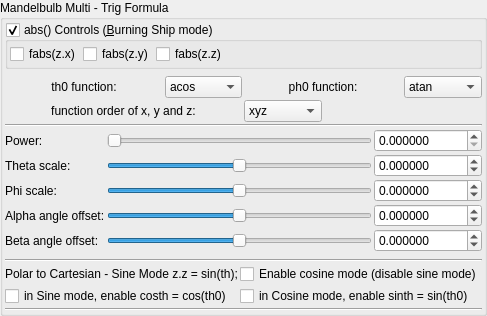
    <widget class="QGroupBox" name="groupBox">
     <property name="title">
      <string>Mandelbulb Multi - Trig Formula</string>
     </property>
     <property name="checkable">
      <bool>false</bool>
     </property>
     <layout class="QVBoxLayout" name="verticalLayout_39" stretch="0,0,0,0,0">
      <property name="spacing">
       <number>2</number>
      </property>
      <property name="leftMargin">
       <number>2</number>
      </property>
      <property name="topMargin">
       <number>2</number>
      </property>
      <property name="rightMargin">
       <number>2</number>
      </property>
      <property name="bottomMargin">
       <number>2</number>
      </property>
      <item>
       <widget class="MyGroupBox" name="groupCheck_transf_function_enabled_false">
        <property name="toolTip">
         <string/>
        </property>
        <property name="title">
         <string>abs() Controls (&amp;Burning Ship mode)</string>
        </property>
        <property name="checkable">
         <bool>true</bool>
        </property>
        <layout class="QVBoxLayout" name="verticalLayout_54">
         <property name="spacing">
          <number>2</number>
         </property>
         <property name="leftMargin">
          <number>2</number>
         </property>
         <property name="topMargin">
          <number>2</number>
         </property>
         <property name="rightMargin">
          <number>2</number>
         </property>
         <property name="bottomMargin">
          <number>2</number>
         </property>
         <item>
          <layout class="QGridLayout" name="gridLayout">
           <item row="0" column="3">
            <spacer name="horizontalSpacer_2">
             <property name="orientation">
              <enum>Qt::Horizontal</enum>
             </property>
             <property name="sizeHint" stdset="0">
              <size>
               <width>40</width>
               <height>20</height>
              </size>
             </property>
            </spacer>
           </item>
           <item row="0" column="2">
            <widget class="QCheckBox" name="checkBox_transf_function_enabledAz_false">
             <property name="text">
              <string notr="true">fabs(z.z)</string>
             </property>
            </widget>
           </item>
           <item row="0" column="1">
            <widget class="QCheckBox" name="checkBox_transf_function_enabledAy_false">
             <property name="text">
              <string notr="true">fabs(z.y)</string>
             </property>
            </widget>
           </item>
           <item row="0" column="0">
            <widget class="QCheckBox" name="checkBox_transf_function_enabledAx_false">
             <property name="text">
              <string notr="true">fabs(z.x)</string>
             </property>
            </widget>
           </item>
          </layout>
         </item>
        </layout>
       </widget>
      </item>
      <item>
       <layout class="QGridLayout" name="gridLayout_75">
        <property name="topMargin">
         <number>5</number>
        </property>
        <item row="2" column="0" colspan="3">
         <widget class="QLabel" name="label_multi1_order_of_xyz_2">
          <property name="text">
           <string>function order of x, y and z:</string>
          </property>
          <property name="alignment">
           <set>Qt::AlignCenter</set>
          </property>
         </widget>
        </item>
        <item row="1" column="5">
         <widget class="QComboBox" name="comboBox_mandelbulbMulti_atan_or_atan2">
          <item>
           <property name="text">
            <string notr="true">atan</string>
           </property>
          </item>
          <item>
           <property name="text">
            <string notr="true">atan2</string>
           </property>
          </item>
         </widget>
        </item>
        <item row="1" column="0" colspan="2">
         <widget class="QLabel" name="label_multi1_th0_function_2">
          <property name="text">
           <string>th0 function:</string>
          </property>
          <property name="alignment">
           <set>Qt::AlignCenter</set>
          </property>
         </widget>
        </item>
        <item row="1" column="3" colspan="2">
         <widget class="QLabel" name="label_multi1_ph0_function_2">
          <property name="text">
           <string>ph0 function:</string>
          </property>
          <property name="alignment">
           <set>Qt::AlignCenter</set>
          </property>
         </widget>
        </item>
        <item row="2" column="3">
         <widget class="QComboBox" name="comboBox_mandelbulbMulti_order_of_xyz">
          <item>
           <property name="text">
            <string notr="true">xyz</string>
           </property>
          </item>
          <item>
           <property name="text">
            <string notr="true">xzy</string>
           </property>
          </item>
          <item>
           <property name="text">
            <string notr="true">yxz</string>
           </property>
          </item>
          <item>
           <property name="text">
            <string notr="true">yzx</string>
           </property>
          </item>
          <item>
           <property name="text">
            <string notr="true">zxy</string>
           </property>
          </item>
          <item>
           <property name="text">
            <string notr="true">zyx</string>
           </property>
          </item>
         </widget>
        </item>
        <item row="1" column="2">
         <widget class="QComboBox" name="comboBox_mandelbulbMulti_acos_or_asin">
          <item>
           <property name="text">
            <string notr="true">acos</string>
           </property>
          </item>
          <item>
           <property name="text">
            <string notr="true">asin</string>
           </property>
          </item>
         </widget>
        </item>
        <item row="3" column="0" colspan="6">
         <widget class="Line" name="line">
          <property name="orientation">
           <enum>Qt::Horizontal</enum>
          </property>
         </widget>
        </item>
       </layout>
      </item>
      <item>
       <layout class="QGridLayout" name="gridLayout_76">
        <property name="spacing">
         <number>2</number>
        </property>
        <item row="2" column="2">
         <widget class="MyDoubleSpinBox" name="spinbox_transf_scaleB_1">
          <property name="sizePolicy">
           <sizepolicy hsizetype="Minimum" vsizetype="Maximum">
            <horstretch>0</horstretch>
            <verstretch>0</verstretch>
           </sizepolicy>
          </property>
          <property name="prefix">
           <string/>
          </property>
          <property name="suffix">
           <string/>
          </property>
          <property name="decimals">
           <number>6</number>
          </property>
          <property name="minimum">
           <double>-99.998999999999995</double>
          </property>
          <property name="maximum">
           <double>99.998999999999995</double>
          </property>
          <property name="singleStep">
           <double>0.100000000000000</double>
          </property>
         </widget>
        </item>
        <item row="3" column="2">
         <widget class="MyDoubleSpinBox" name="spinbox_alpha_angle_offset">
          <property name="sizePolicy">
           <sizepolicy hsizetype="Minimum" vsizetype="Maximum">
            <horstretch>0</horstretch>
            <verstretch>0</verstretch>
           </sizepolicy>
          </property>
          <property name="prefix">
           <string/>
          </property>
          <property name="suffix">
           <string/>
          </property>
          <property name="decimals">
           <number>6</number>
          </property>
          <property name="minimum">
           <double>-36000.000000000000000</double>
          </property>
          <property name="maximum">
           <double>36000.000000000000000</double>
          </property>
          <property name="singleStep">
           <double>0.100000000000000</double>
          </property>
         </widget>
        </item>
        <item row="2" column="0">
         <widget class="QLabel" name="label_121">
          <property name="text">
           <string>Phi scale:</string>
          </property>
         </widget>
        </item>
        <item row="2" column="1">
         <widget class="QSlider" name="slider_transf_scaleB_1">
          <property name="sizePolicy">
           <sizepolicy hsizetype="Expanding" vsizetype="Maximum">
            <horstretch>0</horstretch>
            <verstretch>0</verstretch>
           </sizepolicy>
          </property>
          <property name="minimum">
           <number>-5000000</number>
          </property>
          <property name="maximum">
           <number>5000000</number>
          </property>
          <property name="value">
           <number>0</number>
          </property>
          <property name="sliderPosition">
           <number>0</number>
          </property>
          <property name="orientation">
           <enum>Qt::Horizontal</enum>
          </property>
         </widget>
        </item>
        <item row="4" column="0">
         <widget class="QLabel" name="label_293">
          <property name="text">
           <string>Beta angle offset:</string>
          </property>
         </widget>
        </item>
        <item row="0" column="2">
         <widget class="MyDoubleSpinBox" name="spinbox_power">
          <property name="sizePolicy">
           <sizepolicy hsizetype="Minimum" vsizetype="Maximum">
            <horstretch>0</horstretch>
            <verstretch>0</verstretch>
           </sizepolicy>
          </property>
          <property name="prefix">
           <string/>
          </property>
          <property name="suffix">
           <string/>
          </property>
          <property name="decimals">
           <number>6</number>
          </property>
          <property name="minimum">
           <double>0.000000000000000</double>
          </property>
          <property name="maximum">
           <double>99.998999999999995</double>
          </property>
          <property name="singleStep">
           <double>0.100000000000000</double>
          </property>
         </widget>
        </item>
        <item row="1" column="2">
         <widget class="MyDoubleSpinBox" name="spinbox_transf_scaleA_1">
          <property name="sizePolicy">
           <sizepolicy hsizetype="Minimum" vsizetype="Maximum">
            <horstretch>0</horstretch>
            <verstretch>0</verstretch>
           </sizepolicy>
          </property>
          <property name="prefix">
           <string/>
          </property>
          <property name="suffix">
           <string/>
          </property>
          <property name="decimals">
           <number>6</number>
          </property>
          <property name="minimum">
           <double>-99.998999999999995</double>
          </property>
          <property name="maximum">
           <double>99.998999999999995</double>
          </property>
          <property name="singleStep">
           <double>0.100000000000000</double>
          </property>
         </widget>
        </item>
        <item row="4" column="1">
         <widget class="QSlider" name="slider_beta_angle_offset">
          <property name="sizePolicy">
           <sizepolicy hsizetype="Expanding" vsizetype="Maximum">
            <horstretch>0</horstretch>
            <verstretch>0</verstretch>
           </sizepolicy>
          </property>
          <property name="minimum">
           <number>-360000000</number>
          </property>
          <property name="maximum">
           <number>360000000</number>
          </property>
          <property name="value">
           <number>0</number>
          </property>
          <property name="sliderPosition">
           <number>0</number>
          </property>
          <property name="orientation">
           <enum>Qt::Horizontal</enum>
          </property>
         </widget>
        </item>
        <item row="1" column="1">
         <widget class="QSlider" name="slider_transf_scaleA_1">
          <property name="sizePolicy">
           <sizepolicy hsizetype="Expanding" vsizetype="Maximum">
            <horstretch>0</horstretch>
            <verstretch>0</verstretch>
           </sizepolicy>
          </property>
          <property name="minimum">
           <number>-5000000</number>
          </property>
          <property name="maximum">
           <number>5000000</number>
          </property>
          <property name="value">
           <number>0</number>
          </property>
          <property name="sliderPosition">
           <number>0</number>
          </property>
          <property name="orientation">
           <enum>Qt::Horizontal</enum>
          </property>
         </widget>
        </item>
        <item row="3" column="1">
         <widget class="QSlider" name="slider_alpha_angle_offset">
          <property name="sizePolicy">
           <sizepolicy hsizetype="Expanding" vsizetype="Maximum">
            <horstretch>0</horstretch>
            <verstretch>0</verstretch>
           </sizepolicy>
          </property>
          <property name="minimum">
           <number>-360000000</number>
          </property>
          <property name="maximum">
           <number>360000000</number>
          </property>
          <property name="value">
           <number>0</number>
          </property>
          <property name="sliderPosition">
           <number>0</number>
          </property>
          <property name="orientation">
           <enum>Qt::Horizontal</enum>
          </property>
         </widget>
        </item>
        <item row="0" column="0">
         <widget class="QLabel" name="label_294">
          <property name="text">
           <string>Power:</string>
          </property>
         </widget>
        </item>
        <item row="1" column="0">
         <widget class="QLabel" name="label_120">
          <property name="text">
           <string>Theta scale:</string>
          </property>
         </widget>
        </item>
        <item row="0" column="1">
         <widget class="QSlider" name="slider_power">
          <property name="sizePolicy">
           <sizepolicy hsizetype="Expanding" vsizetype="Maximum">
            <horstretch>0</horstretch>
            <verstretch>0</verstretch>
           </sizepolicy>
          </property>
          <property name="maximum">
           <number>20000000</number>
          </property>
          <property name="singleStep">
           <number>1</number>
          </property>
          <property name="orientation">
           <enum>Qt::Horizontal</enum>
          </property>
         </widget>
        </item>
        <item row="3" column="0">
         <widget class="QLabel" name="label_292">
          <property name="text">
           <string>Alpha angle offset:</string>
          </property>
         </widget>
        </item>
        <item row="4" column="2">
         <widget class="MyDoubleSpinBox" name="spinbox_beta_angle_offset">
          <property name="sizePolicy">
           <sizepolicy hsizetype="Minimum" vsizetype="Maximum">
            <horstretch>0</horstretch>
            <verstretch>0</verstretch>
           </sizepolicy>
          </property>
          <property name="prefix">
           <string/>
          </property>
          <property name="suffix">
           <string/>
          </property>
          <property name="decimals">
           <number>6</number>
          </property>
          <property name="minimum">
           <double>-36000.000000000000000</double>
          </property>
          <property name="maximum">
           <double>36000.000000000000000</double>
          </property>
          <property name="singleStep">
           <double>0.100000000000000</double>
          </property>
         </widget>
        </item>
       </layout>
      </item>
      <item>
       <layout class="QGridLayout" name="gridLayout_78">
        <property name="topMargin">
         <number>5</number>
        </property>
        <item row="1" column="1">
         <widget class="QCheckBox" name="checkBox_transf_function_enabledx_false">
          <property name="text">
           <string>Enable cosine mode (disable sine mode)</string>
          </property>
         </widget>
        </item>
        <item row="1" column="0">
         <widget class="QLabel" name="label_122">
          <property name="text">
           <string>Polar to Cartesian - Sine Mode z.z = sin(th);</string>
          </property>
         </widget>
        </item>
        <item row="0" column="0" colspan="2">
         <widget class="Line" name="line_2">
          <property name="orientation">
           <enum>Qt::Horizontal</enum>
          </property>
         </widget>
        </item>
        <item row="3" column="0">
         <widget class="QCheckBox" name="checkBox_transf_function_enabledz_false">
          <property name="text">
           <string>in Sine mode, enable costh = cos(th0)</string>
          </property>
         </widget>
        </item>
        <item row="3" column="1">
         <widget class="QCheckBox" name="checkBox_transf_function_enabledy_false">
          <property name="text">
           <string>in Cosine mode, enable sinth = sin(th0)</string>
          </property>
         </widget>
        </item>
       </layout>
      </item>
      <item>
       <widget class="Line" name="line_3">
        <property name="orientation">
         <enum>Qt::Horizontal</enum>
        </property>
       </widget>
      </item>
     </layout>
    </widget>
